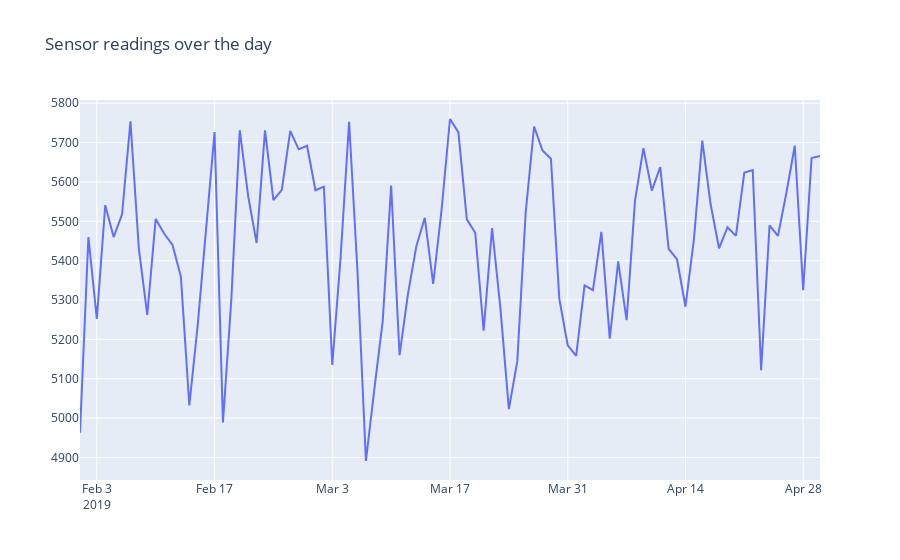

The code cell stored with this chart in its notebook:
### Code cell
#daily door opened
sensor_dates, sensor_reads= np.unique(df['dates'], return_counts=True)
fig = go.Figure()
fig.add_trace(go.Scatter(x=sensor_dates, y=sensor_reads))
fig.update_layout(title='Sensor readings over the day')
fig.show()

## see how many readings we have per day
# sensor_dates,sensor_reads = np.unique(df['dates'], return_counts=True)
# fig = px.bar(x=sensor_dates, y=sensor_reads)
# fig.update_layout(title='Sensor readings over the day')
# fig.show()
